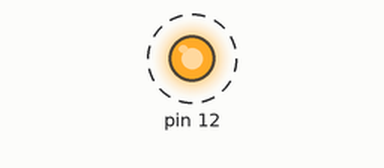
Simulated run of this sketch. Board: Arduino Uno, built with avr-gcc and run on an emulated ATmega328P. On the bench: output pins drawn as LEDs (lit = HIGH). Dashed ring = blinking.

Above: at 0.05 s.
Timing chart, 0 to 3.0 s (numbered marks = the images above):
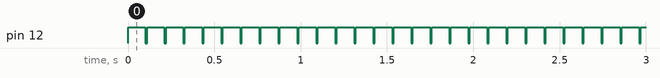

Measured:
- by itself, pin 12: alternates HIGH for 0.10 s and LOW for 0.01 s

The sketch:

Lab_5_Code.ino
```cpp
void setup() {
  // put your setup code here, to run once:


asm(
  "sbi %0, %1 \n"
  : : "I" ( _SFR_IO_ADDR(DDRB)), "I" (DDB4)
  );
}

void loop() {
  // put your main code here, to run repeatedly:


  //this is a pin set high for pin 13
  asm (
    "sbi %0, %1 \n" : : "I" (_SFR_IO_ADDR(PORTB)), "I" (PORTB4)
  );
  delay(100);

  //this is a pin set low for pin 13
  asm (
    "cbi %0, %1 \n" : : "I" (_SFR_IO_ADDR(PORTB)), "I" (PORTB4)
  );
  delay(10);
}
```
